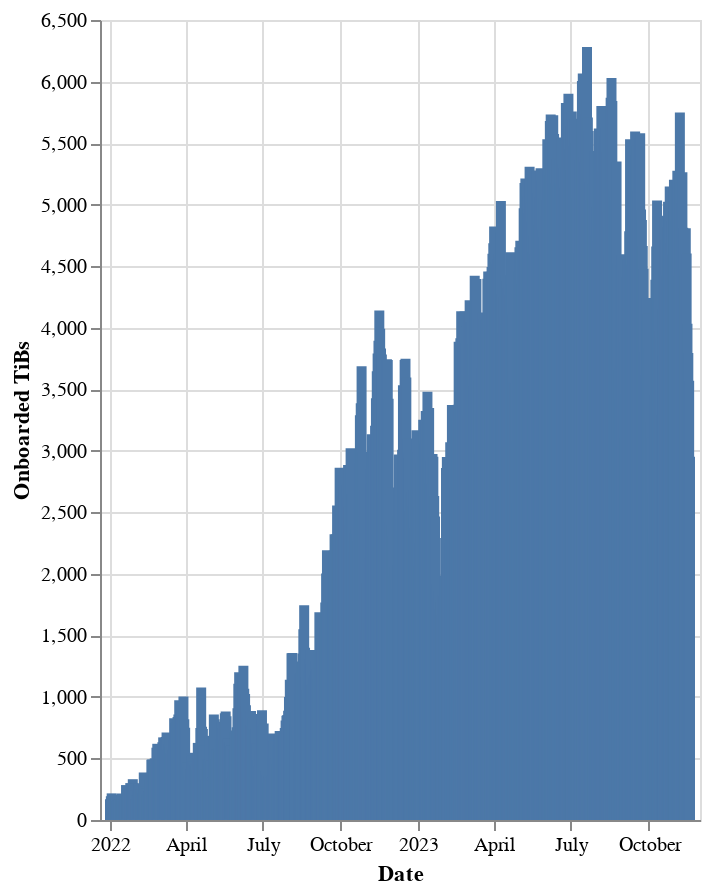

The notebook cell saved with this chart:
### Markdown cell above
## Data Onboarding Rate

### Code cell
# | output: true

c = (
    alt.Chart(df)
    .mark_bar()
    .encode(
        x=alt.X("date:T", title="Date"),
        y=alt.Y("onboarded_tibs:Q", title="Onboarded TiBs"),
        tooltip=[
            alt.Tooltip("date:T", title="Date"),
            alt.Tooltip("onboarded_tibs:Q", title="Onboarded TiBs"),
        ],
    )
    .properties(width="container", height=400)
    # .interactive(bind_y=False)
)

c.display()

### Figure 1 — Vega-Lite specification as saved in the notebook (floating-point values rounded to 4 significant figures; data arrays with more than 128 entries replaced by an {"elided": "..."} marker saying what was removed)
{"usermeta": {"embedOptions": {"theme": "powerbi"}}, "config": {"view": {"continuousWidth": 300, "continuousHeight": 300}}, "data": {"name": "data-6b79f9845d7229b5211a35fc67d80b9e"}, "mark": {"type": "bar"}, "encoding": {"tooltip": [{"field": "date", "title": "Date", "type": "temporal"}, {"field": "onboarded_tibs", "title": "Onboarded TiBs", "type": "quantitative"}], "x": {"field": "date", "title": "Date", "type": "temporal"}, "y": {"field": "onboarded_tibs", "title": "Onboarded TiBs", "type": "quantitative"}}, "height": 400, "width": "container", "$schema": "https://vega.github.io/schema/vega-lite/v5.15.1.json", "datasets": {"data-6b79f9845d7229b5211a35fc67d80b9e": {"elided": "688 records"}}}
